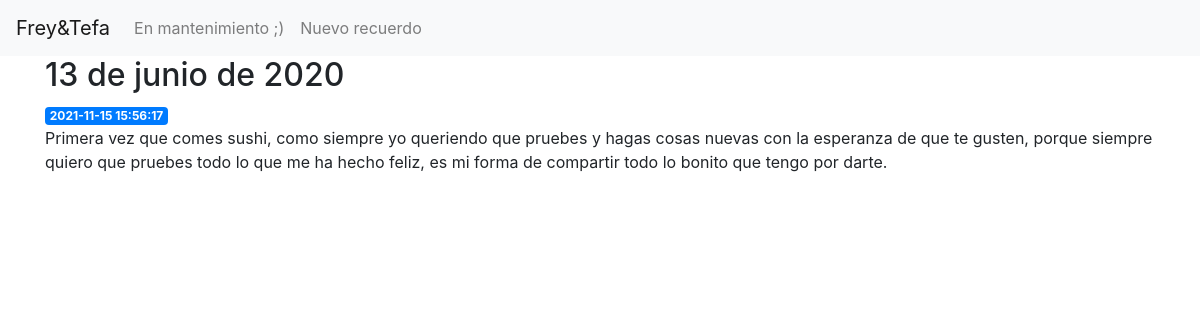
/4, run on the app's committed database.
### tables this page shows
CREATE TABLE posts (
    id INTEGER PRIMARY KEY AUTOINCREMENT,
    created TIMESTAMP NOT NULL DEFAULT CURRENT_TIMESTAMP,
    title TEXT NOT NULL,
    content TEXT NOT NULL
);

### app.py (the view)
@app.route('/<int:post_id>')
def post(post_id):
    post = get_post(post_id)
    return render_template('post.html', post=post)

### app.py (called while the page is built)
def get_db_connection():
    conn = sqlite3.connect('database.db')
    conn.row_factory = sqlite3.Row
    return conn

def get_post(post_id):
    conn = get_db_connection()
    post = conn.execute('SELECT * FROM posts WHERE id = ?',
                        (post_id,)).fetchone()
    conn.close()
    if post is None:
        abort(404)
    return post

### templates/post.html
{% extends 'base.html' %}
{% block content %}
    <h2>{% block title %} {{ post['title'] }} {% endblock %}</h2>
    <span class="badge badge-primary">{{ post['created'] }}</span>
    <p>{{ post['content'] }}</p>
{% endblock %}

### data on the page
posts: title "13 de junio de 2020", created "2021-11-15 15:56:17", content "Primera vez que comes sushi, como siempre yo queriendo que pruebes y hagas cosas nuevas con la esperanza de que te gusten, porque siempre quiero que pruebes todo lo que me ha hecho feliz, es mi forma de compartir todo lo bonito que tengo por darte."
